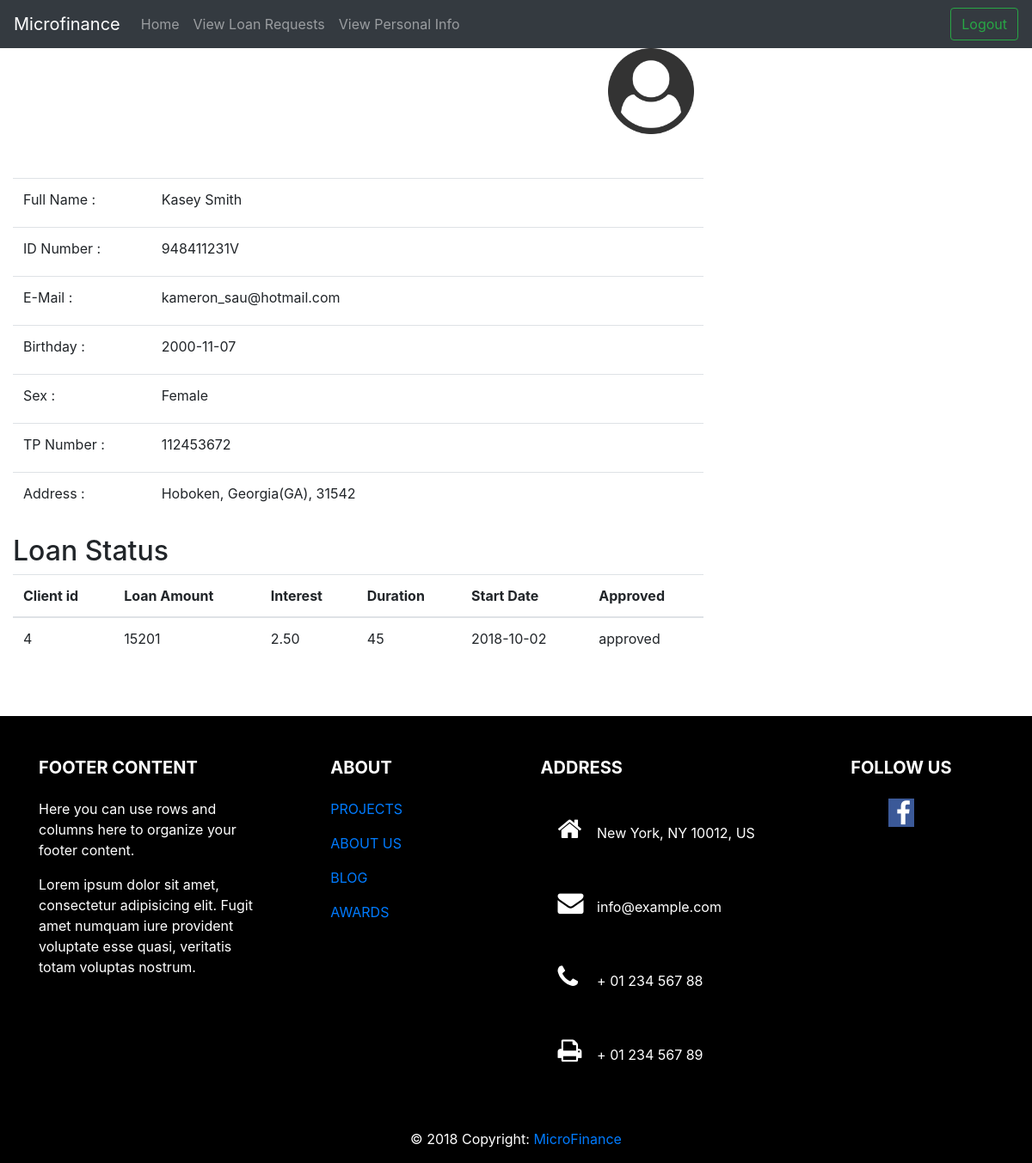
The app's page /Manager/profile.php?client_id=4 (signed in) with its own data.
### tables this page shows
CREATE TABLE `clients` (
  `client_id` int(10) NOT NULL,
  `rep_id` int(10) DEFAULT NULL,
  `birthday` date DEFAULT NULL,
  `acc_no` int(15) DEFAULT NULL,
  `old_id` int(10) DEFAULT NULL,
  `username` varchar(15) DEFAULT NULL,
  `first_name` varchar(15) DEFAULT NULL,
  `last_name` varchar(15) DEFAULT NULL,
  `email` varchar(30) DEFAULT NULL,
  `tele_phone` int(10) DEFAULT NULL,
  `address` text,
  `gender` enum('Male','Female') DEFAULT NULL,
  `nic` varchar(11) DEFAULT NULL,
  `photo` longblob,
  `branch` varchar(20) NOT NULL,
  `marital_status` enum('Single','Married') DEFAULT NULL,
  `status` enum('pending','created','revoked') DEFAULT NULL
);

CREATE TABLE `loanapplications` (
  `loan_id` int(10) NOT NULL,
  `client_id` int(10) DEFAULT NULL,
  `loan_amount` int(10) DEFAULT NULL,
  `interest_rate` decimal(4,2) DEFAULT NULL,
  `start_date` date DEFAULT NULL,
  `approved` enum('pending','approved','rejected','verified') DEFAULT 'pending',
  `duration` int(11) NOT NULL
);

### Manager/profile.php (the view, shortened to what this page needs)
<!doctype html>
<html lang="en">
<head>
    <link rel="stylesheet" href="https://cdnjs.cloudflare.com/ajax/libs/font-awesome/4.7.0/css/font-awesome.min.css">
    <link href="../css/custom.css" rel="stylesheet">
    <?php
    include_once "../Images.php";
    ?>
    <link rel="stylesheet" href="https://stackpath.bootstrapcdn.com/bootstrap/4.1.3/css/bootstrap.min.css"
>
</head>
<body>
<header>
    <nav class="navbar navbar-expand-md navbar-dark fixed-top bg-dark">
        <a class="navbar-brand" href="#">Microfinance</a>
        <div class="collapse navbar-collapse" id="navbarCollapse">
            <ul class="navbar-nav mr-auto">
                <li class="nav-item">
                    <a class="nav-link" href="managerhome.php">Home</a>
                </li>
                <li class="nav-item">
                    <a class="nav-link" href="viewloanrequests.php">View Loan Requests </a>
                </li>
                <li class="nav-item">
                    <a class="nav-link" href="viewpdetails.php">View Personal Info </a>
                </li>
            </ul>
            <form class="form-inline mt-2 mt-md-0" action="../login/logout.php">
                <button class="btn btn-outline-success my-2 my-sm-0" type="submit">Logout</button>
            </form>
        </div>
    </nav>
</header>
<main role="main">
    <div id="content" class="col-lg-10 col-sm-10">
        <h1 align="center"><b>Client Profile</b></h1>
        <div class=" row" align="center">
            <div class="col-md-8">
            </div>
            <div class="col-md-2" align="right">
                <div>
                    <div class="img" align="left">
                        <?php
                        $display = new Images('client');
                        $display->display();
                        ?>
                    </div>
                </div>
            </div>
            <div class="col-md-8">
            </div>
            <div class="col-lg-10" align="left">
                <?php
                $provided_sname = trim($_GET['client_id']);
                $dataconnect = new DbConnect();
                $link = $dataconnect->connect();
                $query = "SELECT * FROM clients WHERE client_id = $provided_sname";
                $result = mysqli_query($link, $query);
                while ($row = mysqli_fetch_array($result)) {
                    ?>
                    <form action=../Client/editprofile.php method="POST">
                        <table style='margin-top:50px;' class="table">
                            <tr>
                                <td class="lcolumn" width="20%"><label for="full name">Full Name </label> :</td>
                                <td><?php echo '<label  name="fullname" class="add1">' . $row['first_name'] . ' ' . $row['last_name'] . '</label></br>' ?></td>
                            </tr>
                            <tr>
                                <td class="lcolumn" width="20%"><label for="id">ID Number </label> :</td>
                                <td><?php echo '<label  name="nic" class="add1">' . $row['nic'] . '</label></br>' ?></td>
                            </tr>
                            <tr>
                                <td class="lcolumn" width="20%"><label for="email">E-Mail </label> :</td>
                                <td><?php echo '<label  name="email" class="add1">' . $row['email'] . '</label></br>' ?></td>
                            </tr>
                            <tr>
                                <td class="lcolumn" width="20%"><label for="birthday">Birthday </label> :</td>
                                <td><?php echo '<label  name="birthday" class="add1">' . $row['birthday'] . '</label></br>' ?></td>
                            </tr>
                            <tr>
                                <td class="lcolumn" width="20%"><label for="gender">Sex </label> :</td>
                                <td><?php echo '<label  name="gender" class="add1">' . $row['gender'] . '</label></br>' ?></td>
                            </tr>
                            <tr>
                                <td class="lcolumn" width="20%"><label for="phone">TP Number </label> :</td>
                                <td><?php echo '<label  name="phone" class="add1">' . $row['tele_phone'] . '</label></br>' ?></td>
                            </tr>
                            <tr>
                                <td class="lcolumn" width="20%"><label for="adress">Address </label> :</td>
                                <td><?php echo '<label  name="address" class="add1">' . $row['address'] . '</label></br>' ?></td>
                            </tr>
                        </table>
                    </form>
                    <?php
                }
                ?>
                <h2>Loan Status</h2>
                <?php
                $dataconnect = new DbConnect();
                $database = $dataconnect->connect();
                $result2 = mysqli_query($database, "SELECT * FROM loanapplications WHERE client_id=$provided_sname");
                echo "<table class='table'>
                  <thead>
                  <tr>
                  <th>Client id</th>
                  <th>Loan Amount</th>
                  <th>Interest</th>
                  <th>Duration</th>
                  <th>Start Date</th>
                  <th>Approved</th>
                  </tr>
                  </thead>
                  <tbody>";
                while ($row = mysqli_fetch_array($result2)) {
                    echo "<tr>";
                    echo "<td>" . $row['client_id'] . "</td>";
                    echo "<td>" . $row['loan_amount'] . "</td>";
                    echo "<td>" . $row['interest_rate'] . "</td>";
                    echo "<td>" . $row['duration'] . "</td>";
                    echo "<td>" . $row['start_date'] . "</td>";
                    echo "<td>" . $row['approved'] . "</td>";
                    echo "</tr>";
                }
                echo "</tbody></table>";
                ?>
            </div>
        </div>
    </div>
    <div style="height:50px">
    </div>
    <footer class="page-footer font-small mdb-color lighten-3 pt-4">
        <div class="container text-center text-md-left">
            <div class="row">
                <div class="col-md-4 col-lg-3 mr-auto my-md-4 my-0 mt-4 mb-1">
                    <h5 class="font-weight-bold text-uppercase mb-4">Footer Content</h5>
                    <p>Here you can use rows and columns here to organize your footer content.</p>
                    <p>Lorem ipsum dolor sit amet, consectetur adipisicing elit. Fugit amet numquam iure provident
                        voluptate esse
                        quasi, veritatis totam voluptas nostrum.</p>
                </div>
                <div class="col-md-2 col-lg-2 mx-auto my-md-4 my-0 mt-4 mb-1">
                    <h5 class="font-weight-bold text-uppercase mb-4">About</h5>
                    <ul class="list-unstyled">
                        <li>
                            <p>
                                <a href="#!">PROJECTS</a>
                            </p>
                        </li>
                        <li>
                            <p>
                                <a href="#!">ABOUT US</a>
                            </p>
                        </li>
                        <li>
                            <p>
                                <a href="#!">BLOG</a>
                            </p>
                        </li>
                        <li>
                            <p>
                                <a href="#!">AWARDS</a>
                            </p>
                        </li>
                    </ul>
                </div>
                <div class="col-md-4 col-lg-3 mx-auto my-md-4 my-0 mt-4 mb-1">
                    <h5 class="font-weight-bold text-uppercase mb-4">Address</h5>
                    <ul class="list-unstyled">
                        <li>
                            <p>
                                <i class="fa fa-home mr-3"></i> New York, NY 10012, US</p>
                        </li>
                        <li>
                            <p>
                                <i class="fa fa-envelope mr-3"></i> info@example.com</p>
                        </li>
                        <li>
                            <p>
                                <i class="fa fa-phone mr-3"></i> + 01 234 567 88</p>
                        </li>
                        <li>
                            <p>
                                <i class="fa fa-print mr-3"></i> + 01 234 567 89</p>
                        </li>
                    </ul>
                </div>
                <div class="col-md-2 col-lg-2 text-center mx-auto my-4">
                    <h5 class="font-weight-bold text-uppercase mb-4">Follow Us</h5>
                    <a type="button" class="btn-floating btn-fb">
                        <i class="fa fa-facebook"></i>
                    </a>
                </div>
            </div>
        </div>
        <div class="footer-copyright text-center py-3">© 2018 Copyright:
            <a href=""> MicroFinance</a>
        </div>
    </footer>
</main>
</body>
</html>

### Images.php (shortened to what this page needs)
<?php
class Images
{
    public function display()
    {
        $dataconnect = new DbConnect();
        $database = $dataconnect->connect();
        if( isset($_GET['client_id'])){
            $id = trim($_GET['client_id']);
        }else if( isset($_POST['name'])){
            $id = trim($_POST['name']);
        }else if (isset($_SESSION['client'])){
            $id = $_SESSION['client']->getId();
        }else if (isset($_SESSION['rep'])){
            $id = $_SESSION['rep']->getRepId();
        }else if (isset($_SESSION['officer'])){
            $id = $_SESSION['officer']->getOfficerId();
        }else {
            $id = $_POST['name'];
        }
        $query = "SELECT * FROM clients WHERE client_id='$id'";
        $result = mysqli_query($database, $query);
        while ($row = mysqli_fetch_array($result)) {
            if ($row['photo'] != null) {
                echo '<img  class="user" height="150" width="150" alt="Avatar" src="data:photo;base64,' . $row['photo'] . '" >';
            } else {
                echo '<img  class="user" height="100" width="150" alt="Avatar" src="../Images/db.png" alt="Avatar">';
            }
        }
    }
}
?>

### css/custom.css (style rules this page uses)
.fa { padding: 20px; font-size: 30px; width: 45px; text-decoration: none; }
.fa-facebook { background: #3B5998; color: #FFFFFF; padding: 0.05em 0.3em; background: #3B5998; color: white; width: 30px; }
footer { background: black; color: white; }

### records on screen
clients: first_name "Kasey", last_name "Smith", nic "948411231V", email "kameron_sau@hotmail.com", birthday "2000-11-07", gender "Female", tele_phone "112453672", address "Hoboken, Georgia(GA), 31542"
loanapplications: client "4", loan_amount "15201", interest_rate "2.50", duration "45", start_date "2018-10-02", approved "approved"
